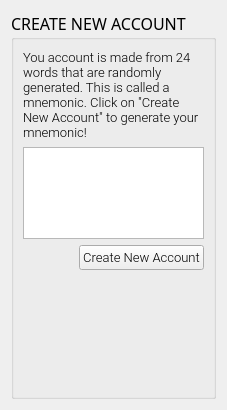
  <widget class="QWizardPage" name="page6_create_account">
   <property name="title">
    <string>Create a new account</string>
   </property>
   <property name="subTitle">
    <string>Make sure you write down your 24 word recovery seed</string>
   </property>
   <layout class="QVBoxLayout" name="verticalLayout_9">
    <item>
     <widget class="QGroupBox" name="gbox_create_account">
      <property name="font">
       <font>
        <family>Oswald</family>
        <pointsize>12</pointsize>
       </font>
      </property>
      <property name="title">
       <string>CREATE NEW ACCOUNT</string>
      </property>
      <layout class="QVBoxLayout" name="verticalLayout_8">
       <item>
        <widget class="QLabel" name="label_new_seed_info">
         <property name="font">
          <font>
           <family>Roboto Light</family>
           <pointsize>10</pointsize>
          </font>
         </property>
         <property name="text">
          <string>&lt;!DOCTYPE HTML PUBLIC &quot;-//W3C//DTD HTML 4.0//EN&quot; &quot;http://www.w3.org/TR/REC-html40/strict.dtd&quot;&gt;
&lt;html&gt;&lt;head&gt;&lt;meta name=&quot;qrichtext&quot; content=&quot;1&quot; /&gt;&lt;style type=&quot;text/css&quot;&gt;
p, li { white-space: pre-wrap; }
&lt;/style&gt;&lt;/head&gt;&lt;body style=&quot; font-family:'Roboto Light'; font-size:10pt; font-weight:400; font-style:normal;&quot;&gt;
&lt;p style=&quot; margin-top:0px; margin-bottom:0px; margin-left:0px; margin-right:0px; -qt-block-indent:0; text-indent:0px;&quot;&gt;You account is made from 24 words that are randomly generated. This is called a mnemonic. Click on &amp;quot;Create New Account&amp;quot; to generate your mnemonic!&lt;/p&gt;&lt;/body&gt;&lt;/html&gt;</string>
         </property>
         <property name="wordWrap">
          <bool>true</bool>
         </property>
        </widget>
       </item>
       <item>
        <widget class="QPlainTextEdit" name="edit_new_seed">
         <property name="font">
          <font>
           <family>Roboto Light</family>
           <pointsize>12</pointsize>
          </font>
         </property>
         <property name="cursor" stdset="0">
          <cursorShape>IBeamCursor</cursorShape>
         </property>
         <property name="locale">
          <locale language="English" country="Germany"/>
         </property>
         <property name="inputMethodHints">
          <set>Qt::ImhLatinOnly|Qt::ImhLowercaseOnly|Qt::ImhMultiLine|Qt::ImhNoPredictiveText</set>
         </property>
         <property name="sizeAdjustPolicy">
          <enum>QAbstractScrollArea::AdjustToContents</enum>
         </property>
         <property name="cursorWidth">
          <number>0</number>
         </property>
         <property name="textInteractionFlags">
          <set>Qt::TextSelectableByKeyboard|Qt::TextSelectableByMouse</set>
         </property>
        </widget>
       </item>
       <item>
        <layout class="QHBoxLayout" name="horizontalLayout_2">
         <item>
          <spacer name="horizontalSpacer">
           <property name="orientation">
            <enum>Qt::Horizontal</enum>
           </property>
           <property name="sizeHint" stdset="0">
            <size>
             <width>40</width>
             <height>20</height>
            </size>
           </property>
          </spacer>
         </item>
         <item>
          <widget class="QPushButton" name="button_generate_mnemonic">
           <property name="font">
            <font>
             <family>Roboto Light</family>
             <pointsize>10</pointsize>
            </font>
           </property>
           <property name="styleSheet">
            <string notr="true"/>
           </property>
           <property name="text">
            <string>Create New Account</string>
           </property>
          </widget>
         </item>
        </layout>
       </item>
       <item>
        <spacer name="verticalSpacer">
         <property name="orientation">
          <enum>Qt::Vertical</enum>
         </property>
         <property name="sizeHint" stdset="0">
          <size>
           <width>20</width>
           <height>117</height>
          </size>
         </property>
        </spacer>
       </item>
      </layout>
     </widget>
    </item>
   </layout>
  </widget>
